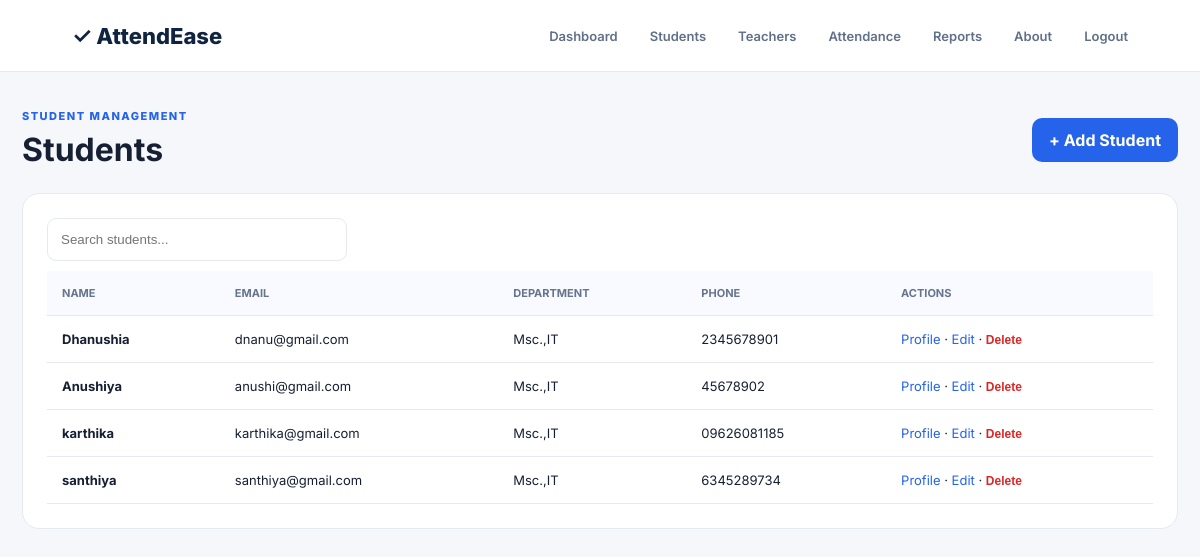
/students (signed in), run on the app's committed database.
### tables this page shows
CREATE TABLE students(id INTEGER PRIMARY KEY AUTOINCREMENT,name TEXT NOT NULL,email TEXT NOT NULL,department TEXT NOT NULL,phone TEXT);

### app.py (the view)
@app.route('/students')
@login_required
def students():
 c=db(); rows=c.execute('SELECT * FROM students ORDER BY id DESC').fetchall(); c.close(); return render_template('students.html',students=rows)

### app.py (called while the page is built)
def db():
 c=sqlite3.connect(DB); c.row_factory=sqlite3.Row; return c

def login_required(f):
 @wraps(f)
 def w(*a,**k): return f(*a,**k) if session.get('logged_in') else redirect(url_for('login'))
 return w

### templates/students.html
{% extends 'base.html' %}{% block title %}Students{% endblock %}{% block content %}<div class="title"><div><span class="eyebrow">STUDENT MANAGEMENT</span><h1>Students</h1></div><a class="btn" href="{{url_for('add_student')}}">+ Add Student</a></div><div class="card table"><input id="search" onkeyup="filterTable()" placeholder="Search students..."><table><tr><th>Name</th><th>Email</th><th>Department</th><th>Phone</th><th>Actions</th></tr>{% for s in students %}<tr><td><b>{{s.name}}</b></td><td>{{s.email}}</td><td>{{s.department}}</td><td>{{s.phone}}</td><td><a href="{{url_for('profile',id=s.id)}}">Profile</a> · <a href="{{url_for('edit_student',id=s.id)}}">Edit</a> · <form class="inline" method="post" action="{{url_for('delete_student',id=s.id)}}" onsubmit="return confirm('Delete student?')"><button class="link red">Delete</button></form></td></tr>{% else %}<tr><td colspan="5">No students yet.</td></tr>{% endfor %}</table></div>{% endblock %}

### static/style.css (style rules this page uses)
:root { --blue:#2563eb;--navy:#10233f;--bg:#f5f7fb;--border:#e4e9f2;--muted:#6b7890;--green:#16a34a;--red:#dc2626 }
* { box-sizing:border-box }
body { margin:0;background:var(--bg);font-family:Inter,Arial;color:#172033 }
a { color:var(--blue);text-decoration:none }
.btn,button { border:0;background:var(--blue);color:#fff;border-radius:10px;padding:12px 17px;font-weight:700;cursor:pointer }
.eyebrow { font-size:11px;letter-spacing:1.5px;font-weight:800;color:var(--blue) }
.card { background:#fff;border:1px solid var(--border);border-radius:17px;padding:24px }
.title { display:flex;justify-content:space-between;align-items:center;margin-bottom:18px }
.title h1 { margin:6px 0 }
.table { overflow:auto }
.table input { max-width:300px;margin-bottom:14px }
table { width:100%;border-collapse:collapse;min-width:650px }
th,td { padding:15px;border-bottom:1px solid var(--border);text-align:left;font-size:13px }
th { background:#f8faff;color:#66758d;font-size:11px;text-transform:uppercase }
.inline { display:inline }
.link { background:none;padding:0;color:var(--blue);font-size:12px }
.red { color:var(--red)!important }
.form input,.login-card input,.attendance input[type=date],#search { width:100%;padding:13px;border:1px solid var(--border);border-radius:9px;margin-bottom:10px }

### data on the page
students: name "Dhanushia", email "dnanu@gmail.com", department "Msc.,IT", phone "2345678901"
students: name "Anushiya", email "anushi@gmail.com", department "Msc.,IT", phone "45678902"
students: name "karthika", email "karthika@gmail.com", department "Msc.,IT", phone "09626081185"
students: name "santhiya", email "santhiya@gmail.com", department "Msc.,IT", phone "6345289734"
